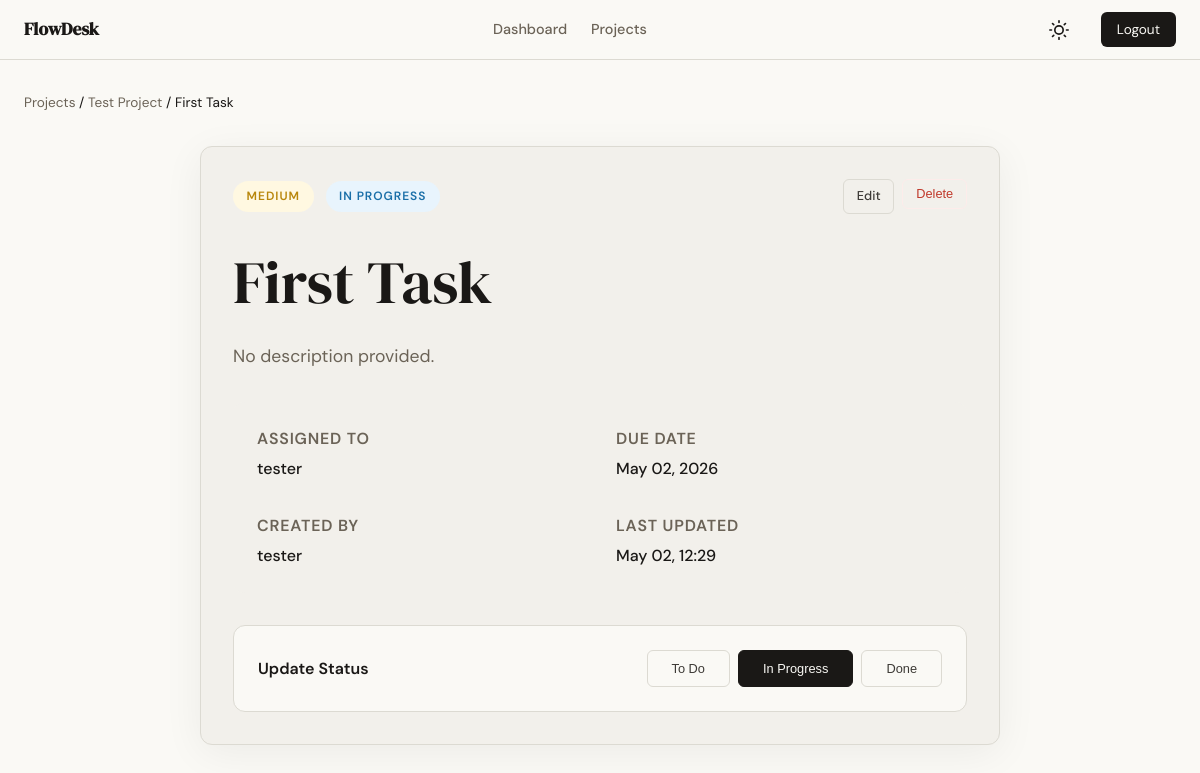
Page /tasks/1 (signed in) on the committed database.
### app/models.py (models this page shows, shortened)
class Project(db.Model):
    id = db.Column(db.Integer, primary_key=True)
    name = db.Column(db.String(120), nullable=False)
    description = db.Column(db.Text)
    created_at = db.Column(db.DateTime, default=lambda: datetime.now(timezone.utc))
    owner_id = db.Column(db.Integer, db.ForeignKey('user.id'), nullable=False)
    members = db.relationship('ProjectMember', backref='project', lazy=True, cascade='all, delete-orphan')
    tasks = db.relationship('Task', backref='project', lazy=True, cascade='all, delete-orphan')

class Task(db.Model):
    id = db.Column(db.Integer, primary_key=True)
    title = db.Column(db.String(200), nullable=False)
    description = db.Column(db.Text)
    status = db.Column(db.Enum('todo', 'in_progress', 'done', name='task_status'), default='todo')
    priority = db.Column(db.Enum('low', 'medium', 'high', name='task_priority'), default='medium')
    due_date = db.Column(db.Date)
    created_at = db.Column(db.DateTime, default=lambda: datetime.now(timezone.utc))
    updated_at = db.Column(db.DateTime, default=lambda: datetime.now(timezone.utc), onupdate=lambda: datetime.now(timezone.utc))
    project_id = db.Column(db.Integer, db.ForeignKey('project.id'), nullable=False)
    created_by = db.Column(db.Integer, db.ForeignKey('user.id'), nullable=False)
    assigned_to = db.Column(db.Integer, db.ForeignKey('user.id'))

class User(db.Model, UserMixin):
    id = db.Column(db.Integer, primary_key=True)
    username = db.Column(db.String(80), unique=True, nullable=False)
    email = db.Column(db.String(120), unique=True, nullable=False)
    password_hash = db.Column(db.String(256), nullable=False)
    created_at = db.Column(db.DateTime, default=lambda: datetime.now(timezone.utc))
    owned_projects = db.relationship('Project', backref='owner', lazy=True)
    project_memberships = db.relationship('ProjectMember', backref='user', lazy=True)
    created_tasks = db.relationship('Task', foreign_keys='Task.created_by', backref='creator', lazy=True)
    assigned_tasks = db.relationship('Task', foreign_keys='Task.assigned_to', backref='assignee', lazy=True)

### app/tasks/routes.py (the view)
@tasks.route('/<int:id>')
@login_required
def detail(id):
    task = Task.query.get_or_404(id)
    role = get_project_role(task.project_id)
    if not role:
        abort(403)
    return render_template('tasks/detail.html', task=task, role=role)

### app/tasks/routes.py (called while the page is built)
def get_project_role(project_id):
    member = ProjectMember.query.filter_by(project_id=project_id, user_id=current_user.id).first()
    return member.role if member else None

### app/templates/tasks/detail.html (shortened to what this page needs)
{% extends "base.html" %}
{% block content %}
<header class="mb-4">
    <nav style="font-size: 0.85rem; margin-bottom: 0.5rem;">
        <a href="{{ url_for('projects.list_projects') }}" class="text-muted">Projects</a> /
        <a href="{{ url_for('projects.detail', id=task.project.id) }}" class="text-muted">{{ task.project.name }}</a> /
        {{ task.title }}
    </nav>
</header>
<div style="max-width: 800px; margin: 0 auto;">
    <div class="card card-shadow">
        <div class="flex-between mb-4">
            <div style="display: flex; gap: 0.75rem; align-items: center;">
                <span class="badge badge-{{ task.priority }}">{{ task.priority }}</span>
                <span class="badge badge-{{ task.status }}">{{ task.status|replace('_', ' ') }}</span>
            </div>
            {% if role == 'admin' or task.created_by == current_user.id %}
                <div style="display: flex; gap: 0.5rem;">
                    <a href="{{ url_for('tasks.edit', id=task.id) }}" class="btn btn-ghost" style="padding: 0.4rem 0.8rem; font-size: 0.8rem;">Edit</a>
                    {% if role == 'admin' %}
                        <form action="{{ url_for('tasks.delete', id=task.id) }}" method="POST" onsubmit="return confirm('Delete this task?')">
                            <button type="submit" class="btn btn-ghost" style="padding: 0.4rem 0.8rem; font-size: 0.8rem; color: var(--danger); border-color: var(--danger-light);">Delete</button>
                        </form>
                    {% endif %}
                </div>
            {% endif %}
        </div>
        <h1 style="margin-bottom: 1.5rem;">{{ task.title }}</h1>
        <p class="text-muted mb-4" style="font-size: 1.1rem; line-height: 1.6;">{{ task.description or 'No description provided.' }}</p>
        <div class="grid-2" style="display: grid; grid-template-columns: 1fr 1fr; gap: 2rem; padding: 1.5rem; background-color: var(--paper-warm); border-radius: var(--radius-md); margin-bottom: 2rem;">
            <div>
                <div class="text-muted small uppercase" style="letter-spacing: 0.05em; font-weight: 600; margin-bottom: 0.25rem;">Assigned To</div>
                <div style="font-weight: 500;">{{ task.assignee.username if task.assigned_to else 'Unassigned' }}</div>
            </div>
            <div>
                <div class="text-muted small uppercase" style="letter-spacing: 0.05em; font-weight: 600; margin-bottom: 0.25rem;">Due Date</div>
                <div style="font-weight: 500;">{{ task.due_date.strftime('%B %d, %Y') if task.due_date else 'No due date' }}</div>
            </div>
            <div>
                <div class="text-muted small uppercase" style="letter-spacing: 0.05em; font-weight: 600; margin-bottom: 0.25rem;">Created By</div>
                <div style="font-weight: 500;">{{ task.creator.username }}</div>
            </div>
            <div>
                <div class="text-muted small uppercase" style="letter-spacing: 0.05em; font-weight: 600; margin-bottom: 0.25rem;">Last Updated</div>
                <div style="font-weight: 500;">{{ task.updated_at.strftime('%b %d, %H:%M') }}</div>
            </div>
        </div>
        <div class="flex-between" style="background: var(--paper); border: 1px solid var(--border); padding: 1.5rem; border-radius: var(--radius-md);">
            <div style="font-weight: 600;">Update Status</div>
            <div style="display: flex; gap: 0.5rem;">
                <button class="btn btn-ghost {{ 'active' if task.status == 'todo' }}" onclick="updateTaskStatus('{{ task.id }}', 'todo', '{{ url_for('tasks.update_status', id=task.id) }}')" style="font-size: 0.8rem;">To Do</button>
                <button class="btn btn-ghost {{ 'active' if task.status == 'in_progress' }}" onclick="updateTaskStatus('{{ task.id }}', 'in_progress', '{{ url_for('tasks.update_status', id=task.id) }}')" style="font-size: 0.8rem;">In Progress</button>
                <button class="btn btn-ghost {{ 'active' if task.status == 'done' }}" onclick="updateTaskStatus('{{ task.id }}', 'done', '{{ url_for('tasks.update_status', id=task.id) }}')" style="font-size: 0.8rem;">Done</button>
            </div>
        </div>
    </div>
</div>
{% endblock %}

### app/static/css/style.css (style rules this page uses)
:root { --ink: #1a1816; --ink-soft: #3d3a36; --ink-muted: #6b6357; --ink-faint: #9a9088; --paper: #faf9f5; --paper-warm: #f2f0eb; --paper-card: #f2f0eb; --accent: #E52b50; --accent-light: #fdecea; --danger: #c0392b; --danger-light: #fdecea; --success: #2e7d32; --success-light: #e8f5e9; --info: #1a6fa8; --info-light: #e8f4fd; --warning: #b8860b; --warning-light: #fff8e1; --border: #dcdad2; --border-soft: #e8e6df; --font-display: 'DM Serif Display', Georgia, serif; --font-body: 'DM Sans', system-ui, sans-serif; --max-width: 1200px; --auth-width: 440px; --radius-sm: 6px; --radius-md: 12px; --radius-lg: 20px; }
* { box-sizing: border-box; margin: 0; padding: 0; }
body { font-family: var(--font-body); background-color: var(--paper); color: var(--ink); line-height: 1.6; transition: background-color 0.3s, color 0.3s; min-height: 100vh; }
h1, h2, h3, h4, .display-font { font-family: var(--font-display); font-weight: 400; line-height: 1.2; }
h1 { font-size: clamp(2.5rem, 5vw, 4rem); }
a { color: var(--accent); text-decoration: none; transition: 0.2s ease; }
.btn { display: inline-block; padding: 0.65rem 1.5rem; font-size: 0.9rem; font-weight: 500; border-radius: var(--radius-sm); cursor: pointer; transition: 0.2s ease; border: none; text-align: center; }
.btn-ghost { background-color: transparent; border: 1px solid var(--border); color: var(--ink-soft); }
.card { background-color: var(--paper-card); border: 1px solid var(--border); border-radius: var(--radius-md); padding: 2rem; margin-bottom: 1.5rem; }
.card-shadow { box-shadow: 0 8px 40px rgba(0,0,0,0.06); }
::placeholder { color: var(--ink-faint); }
.badge { display: inline-block; padding: 0.35rem 0.85rem; border-radius: 999px; font-size: 0.75rem; font-weight: 600; letter-spacing: 0.08em; text-transform: uppercase; }
.badge-medium { background-color: #fff8e1; color: #b8860b; }
.badge-in_progress { background-color: #e8f4fd; color: #1a6fa8; }
.text-muted { color: var(--ink-muted); }
.mb-4 { margin-bottom: 2rem; }
.flex-between { display: flex; justify-content: space-between; align-items: center; }

### app/templates/tasks/detail.html (style rules this page uses)
.uppercase { text-transform: uppercase; }
.btn-ghost.active { background-color: var(--ink); color: var(--paper); border-color: var(--ink); }

### rows in the picture
Project: project.name "Test Project"
Task: title "First Task", priority "MEDIUM", status "IN PROGRESS", description "No description provided.", assignee "tester", due_date "May 02, 2026", updated_at "May 02, 12:29"
User: creator.username "tester"
